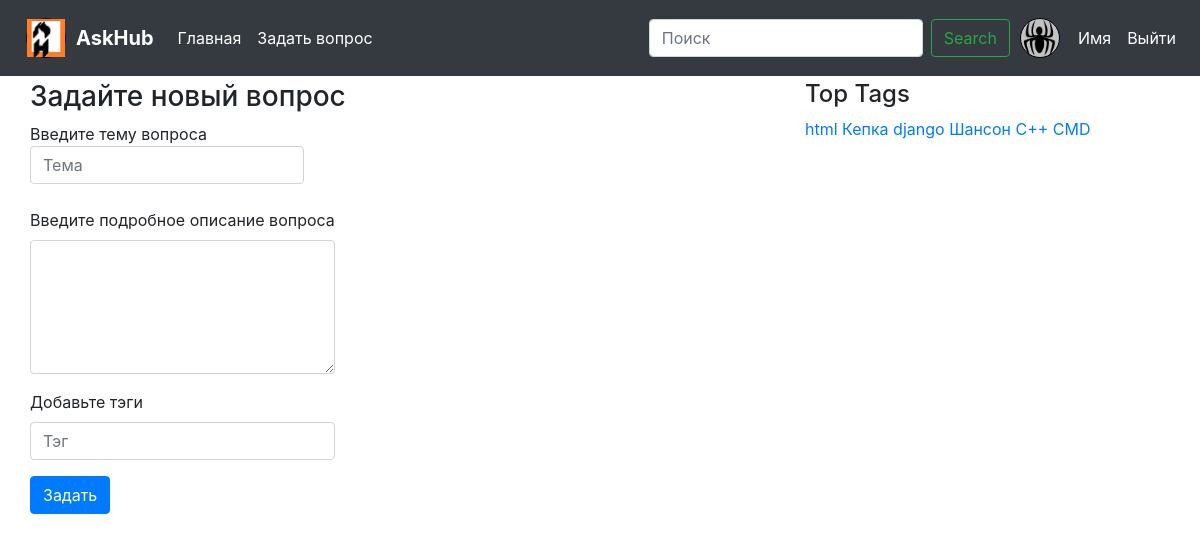
Page /ask/ on the committed database.
### question/models.py (models this page shows)
class Tag(models.Model):
    title = models.CharField(max_length=120, verbose_name=u"Заголовок ярлыка")
    objects = TagManager()
    def __str__(self):
        return self.title

### question/views.py (the view)
# urls.py: path('ask/', views.ask, name='ask'),
def ask(request):
	return render(request, "question/ask.html", {
            'tags' : Tag.objects.all(),
    })

### question/templates/question/ask.html
{% extends "question/base.html" %}
{% load static %}
{% block content %}
    <div class="row">
        <h3>Задайте новый вопрос</h3>
    </div>
    <div class="row">
        <form>
          <div class="form-group">
            <label for="exampleFormControlInput1">Введите тему вопроса
            <input type="text" class="form-control" id="exampleFormControlInput1" placeholder="Тема"></label>
          </div>
          <div class="form-group">
            <label for="exampleFormControlTextarea1">
                Введите подробное описание вопроса
            </label>
            <textarea class="form-control" id="exampleFormControlTextarea1" rows="5"></textarea>
          </div>
          <div class="form-group">
            <label for="exampleFormControlInput1">Добавьте тэги</label>
            <input type="text" class="form-control" id="exampleFormControlInput1" placeholder="Тэг"></label>
          </div>
          <button type="submit" class="btn btn-primary">Задать</button>
        </form>
    </div>
{% endblock %}

### question/templates/question/sidebar.html
{% load static %}
{% block sidebar %}
    <h4>Top Tags</h4>
    {% for t in tags %}
        <a href="{% url 'tag' tag=t %}">{{ t.title }}</a>
    {% endfor %}
{% endblock %}

### static/css/askme.css (style rules this page uses)
html { position: relative; min-height: 100%; }
body { margin-bottom: 60px; }

### rows in the picture
Tag: title "html"
Tag: title "Кепка"
Tag: title "django"
Tag: title "Шансон"
Tag: title "С++"
Tag: title "CMD"
